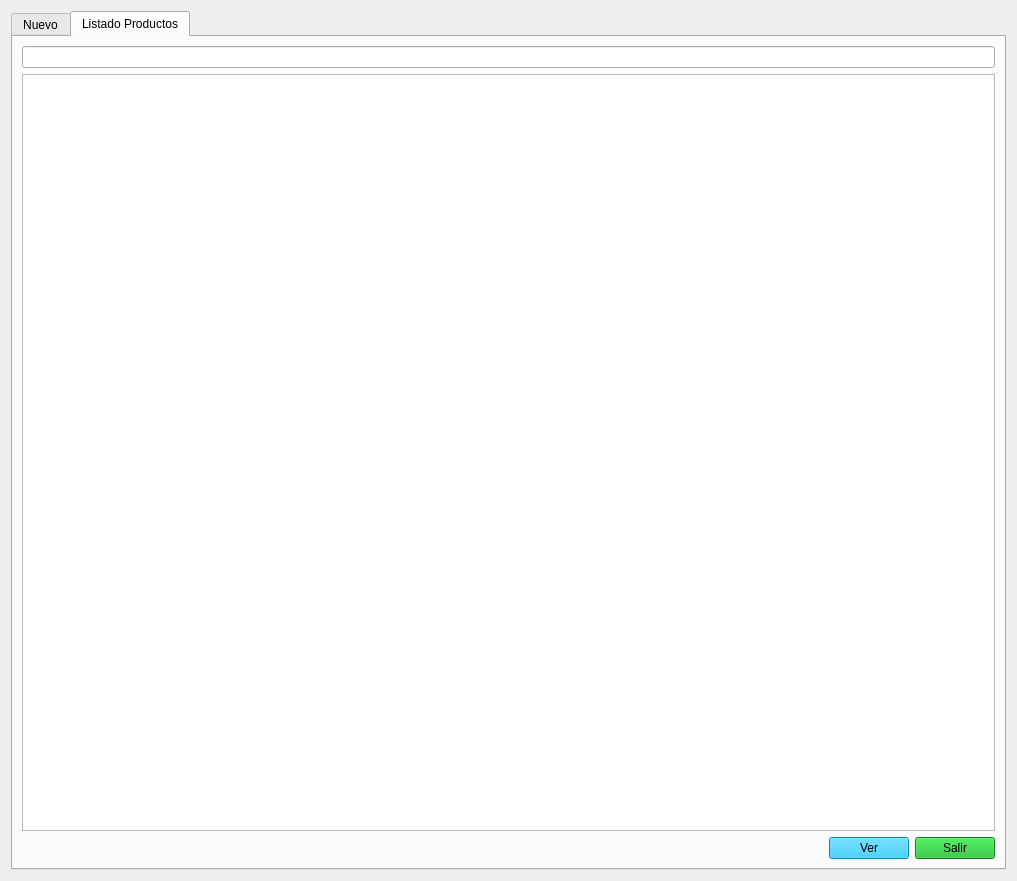
<?xml version="1.0" encoding="UTF-8"?>
<ui version="4.0">
 <class>Form</class>
 <widget class="QWidget" name="Form">
  <property name="windowModality">
   <enum>Qt::WindowModality::WindowModal</enum>
  </property>
  <property name="geometry">
   <rect>
    <x>0</x>
    <y>0</y>
    <width>1017</width>
    <height>881</height>
   </rect>
  </property>
  <property name="windowTitle">
   <string>Productos</string>
  </property>
  <property name="styleSheet">
   <string notr="true">QPushButton{background-color: rgb(6, 191, 249);}
</string>
  </property>
  <layout class="QHBoxLayout" name="horizontalLayout">
   <item>
    <widget class="QTabWidget" name="tabWidget">
     <property name="currentIndex">
      <number>1</number>
     </property>
     <widget class="QWidget" name="tab_nuevo_producto">
      <attribute name="title">
       <string>Nuevo</string>
      </attribute>
      <layout class="QVBoxLayout" name="verticalLayout">
       <item>
        <layout class="QFormLayout" name="formLayout">
         <item row="0" column="0">
          <widget class="QLabel" name="lbl_nombre_prod">
           <property name="text">
            <string>Nombre</string>
           </property>
          </widget>
         </item>
         <item row="0" column="1">
          <widget class="QLineEdit" name="le_nombre_prod"/>
         </item>
         <item row="1" column="0">
          <widget class="QLabel" name="lbl_fecha_cad_prod">
           <property name="text">
            <string>Caducidad</string>
           </property>
          </widget>
         </item>
         <item row="1" column="1">
          <widget class="QLineEdit" name="le_caducidad_prod"/>
         </item>
         <item row="3" column="0">
          <widget class="QLabel" name="lbl_cliente_prod">
           <property name="text">
            <string>Cliente</string>
           </property>
          </widget>
         </item>
         <item row="3" column="1">
          <widget class="QComboBox" name="cb_cliente_prod"/>
         </item>
         <item row="2" column="0">
          <widget class="QLabel" name="lbl_tipo_prod">
           <property name="text">
            <string>Tipo</string>
           </property>
          </widget>
         </item>
         <item row="2" column="1">
          <widget class="QComboBox" name="cb_tipo_prod"/>
         </item>
        </layout>
       </item>
       <item>
        <layout class="QHBoxLayout" name="horizontalLayout_2">
         <item>
          <spacer name="horizontalSpacer">
           <property name="orientation">
            <enum>Qt::Orientation::Horizontal</enum>
           </property>
           <property name="sizeHint" stdset="0">
            <size>
             <width>40</width>
             <height>20</height>
            </size>
           </property>
          </spacer>
         </item>
         <item>
          <widget class="QPushButton" name="btn_cancelar_nuevo">
           <property name="text">
            <string>Cancelar</string>
           </property>
          </widget>
         </item>
         <item>
          <widget class="QPushButton" name="btn_guardar_nuevo">
           <property name="text">
            <string>Guardar</string>
           </property>
          </widget>
         </item>
        </layout>
       </item>
      </layout>
     </widget>
     <widget class="QWidget" name="tab_detalle_producto">
      <attribute name="title">
       <string>Listado Productos</string>
      </attribute>
      <layout class="QVBoxLayout" name="verticalLayout_2">
       <item>
        <layout class="QHBoxLayout" name="horizontalLayout_3">
         <item>
          <widget class="QLineEdit" name="le_buscar_prod">
           <property name="clearButtonEnabled">
            <bool>true</bool>
           </property>
          </widget>
         </item>
        </layout>
       </item>
       <item>
        <widget class="QTableView" name="tv_productos"/>
       </item>
       <item>
        <layout class="QHBoxLayout" name="horizontalLayout_4">
         <item>
          <spacer name="horizontalSpacer_2">
           <property name="orientation">
            <enum>Qt::Orientation::Horizontal</enum>
           </property>
           <property name="sizeHint" stdset="0">
            <size>
             <width>40</width>
             <height>20</height>
            </size>
           </property>
          </spacer>
         </item>
         <item>
          <widget class="QPushButton" name="btn_ver_prod_listado">
           <property name="text">
            <string>Ver</string>
           </property>
          </widget>
         </item>
         <item>
          <widget class="QPushButton" name="btn_cerrar_listado">
           <property name="styleSheet">
            <string notr="true">background-color: rgb(22, 183, 40);</string>
           </property>
           <property name="text">
            <string>Salir</string>
           </property>
          </widget>
         </item>
        </layout>
       </item>
      </layout>
     </widget>
    </widget>
   </item>
  </layout>
 </widget>
 <resources/>
 <connections/>
</ui>
